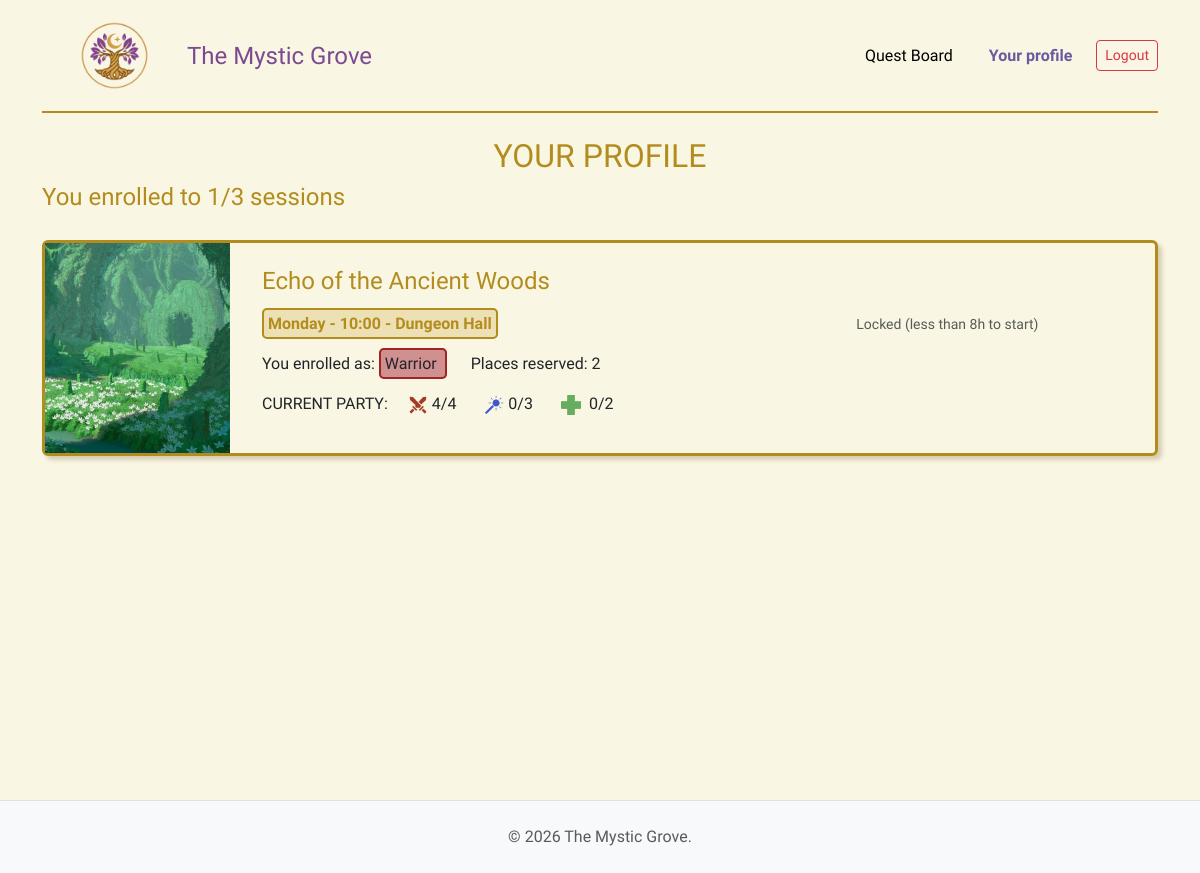
The page /profile_user (signed in) on the database as committed earlier.
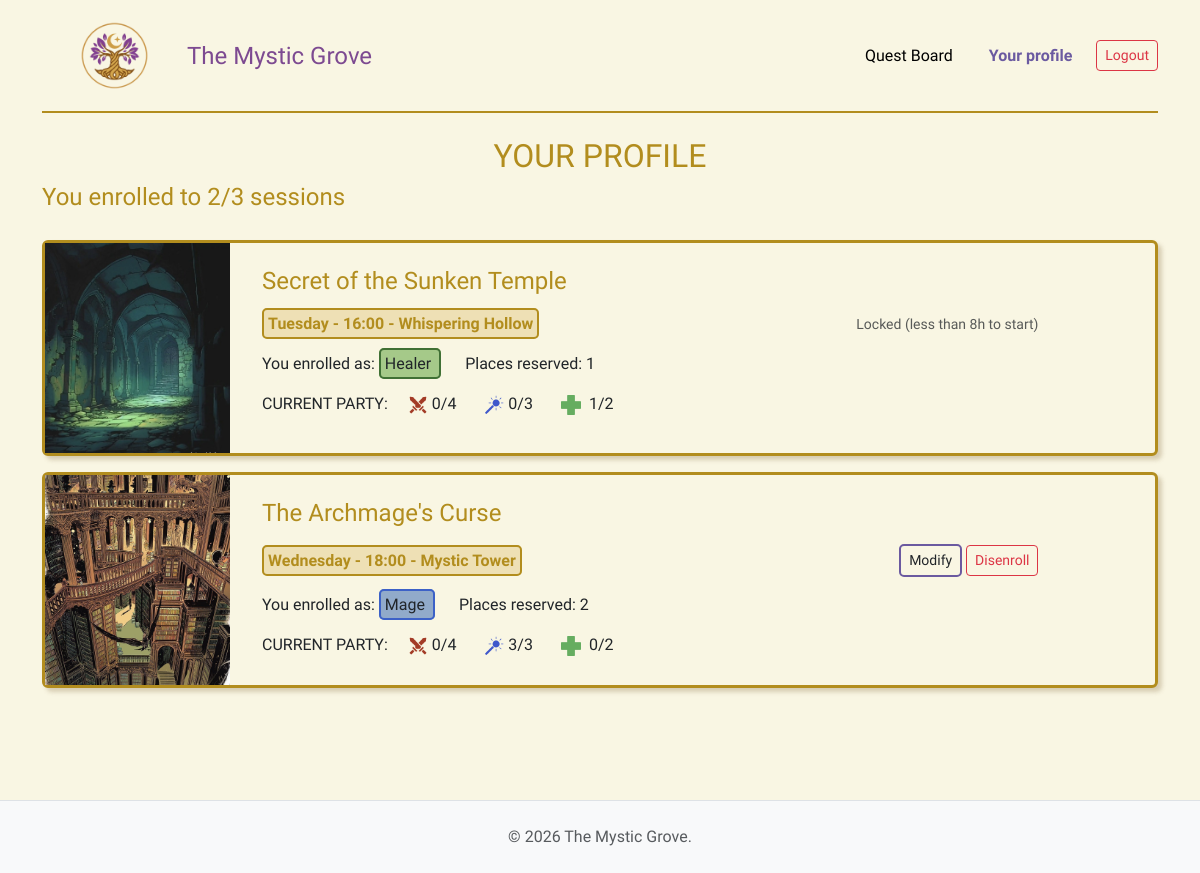
The same page on the database as committed later.
### tables this page shows
CREATE TABLE "enrollments" (
	"id"	INTEGER NOT NULL,
	"user_id"	INTEGER NOT NULL,
	"session_id"	INTEGER NOT NULL,
	"class"	TEXT NOT NULL,
	"places"	INTEGER,
	PRIMARY KEY("id" AUTOINCREMENT),
	FOREIGN KEY("session_id") REFERENCES "quest_sessions"("id"),
	FOREIGN KEY("user_id") REFERENCES "users"("id")
);

CREATE TABLE "quests" (
	"id"	INTEGER NOT NULL,
	"title"	TEXT NOT NULL,
	"duration_min"	INTEGER NOT NULL,
	"quest_type"	TEXT NOT NULL,
	"difficulty"	TEXT NOT NULL,
	"description"	TEXT NOT NULL,
	"quest_img"	TEXT NOT NULL,
	PRIMARY KEY("id" AUTOINCREMENT)
);

CREATE TABLE "quest_sessions" (
	"id"	INTEGER NOT NULL,
	"quest_id"	INTEGER NOT NULL,
	"day"	TEXT NOT NULL,
	"start_time"	TEXT NOT NULL,
	"location"	TEXT NOT NULL,
	PRIMARY KEY("id" AUTOINCREMENT),
	FOREIGN KEY("quest_id") REFERENCES "quests"("id")
);

### app.py (the view)
@app.route("/profile_user")
@login_required
def profile_user():
    if current_user.role != 'adventurer':
        flash("You are not allowed to perform this action.", "danger")
        return redirect(url_for('home'))
    db_enrollments = enrollments_dao.get_enrollments_by_user(current_user.id)
    current_minutes = day_time_to_minutes(SIMULATED_CURRENT_TIME['day'], SIMULATED_CURRENT_TIME['time'])
    enrollments_list = []
    for e in db_enrollments:
        e_dict = dict(e)
        taken = enrollments_dao.get_places_taken(e['session_id'])
        e_dict['taken_places'] = {
            'warrior': taken['warrior'],
            'mage':  taken['mage'],
            'healer':  taken['healer']
        }
        session_minutes = day_time_to_minutes(e['day'], e['start_time'])
        time_diff = session_minutes - current_minutes
        e_dict['can_be_modified'] = (time_diff > 480)
        enrollments_list.append(e_dict)
    enrolled_count = len(enrollments_list)
    return render_template("profile_user.html", enrollments=enrollments_list, enrolled_count=enrolled_count)

### app.py (called while the page is built)
def day_time_to_minutes(day, time):
    day_index = DAY_TO_INDEX[day]
    parts = time.split(":")
    hours = int(parts[0])
    minutes = int(parts[1])
    return day_index * 24 * 60 + hours *60 + minutes

@login_manager.user_loader
def load_user(user_id):
    db_user = users_dao.get_user_by_id(user_id)
    if db_user is not None:
        user = User(
            id=db_user["id"],
            username=db_user["username"],
            email=db_user["email"],
            password=db_user["password"],
            role=db_user["role"],
        )
    else:
        user = None
    return user

### enrollments_dao.py (called while the page is built)
def get_places_taken(p_session_id):
    query = """
        SELECT class, SUM(places) as places
        FROM enrollments
        WHERE session_id = ?
        GROUP BY class
    """
    conn = sqlite3.connect(DB_PATH)
    conn.row_factory = sqlite3.Row
    cursor = conn.cursor()
    cursor.execute(query, (p_session_id,))
    rows = cursor.fetchall()
    cursor.close()
    conn.close()
    places = {"warrior": 0, "mage": 0, "healer": 0}
    for r in rows:
        places[r["class"]] = r["places"]
    return places

### users_dao.py (called while the page is built)
def get_user_by_id(p_id):
    query = "SELECT * FROM users WHERE id = ?"
    conn = sqlite3.connect(DB_PATH)
    conn.row_factory = sqlite3.Row
    cursor = conn.cursor()
    cursor.execute(query, (p_id,))
    db_user = cursor.fetchone()
    conn.commit()
    cursor.close()
    conn.close()
    return db_user

### templates/profile_user.html (shortened to what this page needs)
{% extends "base.html" %}
{% block content %}
<header class="col-12">
    <h2 class="text-center gold">YOUR PROFILE</h2>
    <h4 class="mb-1 gold">You enrolled to {{enrolled_count}}/3 sessions</h4>
</header>
<div class="enrollments-container">
    {% for enrollment in enrollments %}
    <div class="col-12 card quest-card mb-3 col-md-12">
        <div class="row g-0">
            <div class="col-md-2">
                <img src="{{ url_for('static', filename=enrollment.quest_img) }}"
                    alt="{{ enrollment.title }}"
                    class="quest-profile-img">
            </div>
            <div class="col-md-9 ps-2">
                <div class="card-body p-4">
                    <h4 class="mb-3 gold">
                        <a href="{{ url_for('quest_session', session_id=enrollment.session_id) }}" class="text-decoration-none hover-underline gold">
                            {{ enrollment.title }}
                        </a>
                   </h4>
                        <div class="row align-items-center mb-3">
                            <div class="col-md-8">
                                <span
                                    class=" badge-gold p-1 fw-semibold me-4 ">{{
                                    enrollment.day | capitalize }} - {{
                                    enrollment.start_time }} - {{
                                    enrollment.location }} </span>
                            </div>
                            <div class="col-md-4 text-end">
                                {% if enrollment.can_be_modified %}
                                <button type="button" class="btn btn-sm btn-purple toggle-edit-btn" data-session-id="{{ enrollment.session_id }}">Modify</button>
                                <form
                                    action="{{ url_for('delete_enrollment', session_id=enrollment.session_id, id = enrollment.id) }}"
                                    method="post" class="d-inline">
                                    <button type="submit"
                                        class="btn btn-sm btn-outline-danger">Disenroll</button>
                                </form>
                                {% else %}
                                    <small class="text-muted">Locked (less than 8h to start)</small>
                                {% endif %}
                            </div>
                        </div>
                        <div class="mb-3">
                            <span> You enrolled as: </span>
                            <span class="p-1 me-4 badge-{{enrollment.class}}">{{
                                enrollment.class | capitalize }}
                            </span>
                            <span> Places reserved: {{enrollment.places}}</span>
                        </div>
                        <div>
                            <span class="  me-3"> CURRENT PARTY: </span>
                            <span class=" me-4">
                                <img
                                    src="{{ url_for('static', filename='images/warrior_icon.png') }}"
                                    alt="Warrior" class="class-icon-small">
                                {{enrollment.taken_places.warrior }}/4</span>
                            <span class="  me-4"> <img
                                    src="{{ url_for('static', filename='images/mage_icon.png') }}"
                                    alt="Mage" class="class-icon-small">
                                {{
                                enrollment.taken_places.mage }}/3</span>
                            <span class="  "><img
                                    src="{{ url_for('static', filename='images/healer_icon.png') }}"
                                    alt="Healer"
                                    class="class-icon-small pe-2">{{
                                enrollment.taken_places.healer }}/2</span>
                        </div>
                </div>
            </div>
        </div>
    </div>
    {% endfor %}
</div>
{% endblock %}

### templates/base.html (shortened to what this page needs)
<!DOCTYPE html>
<html lang="en">
    <head>
        <link
            href="https://cdn.jsdelivr.net/npm/bootstrap@5.3.2/dist/css/bootstrap.min.css"
            rel="stylesheet"
>
        <link rel="stylesheet"
            href="{{ url_for('static', filename='css/styles.css') }}">
    </head>
    <body>
        <div class="container flex flex-column min-vh-100">
            <header
                class="header-navbar d-flex justify-content-between align-items-center py-3 mb-4 ">
                <a href="{{ url_for('home') }}"
                    class="d-flex align-items-center text-decoration-none link-body-emphasis fs-4 fw-bold">
                    <img
                        src="{{ url_for('static', filename='images/guild_logo.png') }}"
                        width="145">
                    <span class="purple-light navbar-guild-title">The Mystic
                        Grove</span>
                </a>
                <nav>
                    <ul class="nav nav-pills align-items-center">
                        <li class="nav-item me-1">
                            <a href="{{ url_for('home') }}"
                                class="nav-link link-body-emphasis">Quest
                                Board</a>
                        </li>
                        {% if not current_user.is_authenticated %}
                        <li class="nav-item"><a href="{{ url_for('login') }}"
                                class="nav-link btn-login-purple ">Login</a></li>
                        <li class="nav-item"><a href="{{ url_for('signup') }}"
                                class="nav-link btn-register">Register</a></li>
                        {% else %}
                        <li class="nav-item">
                            <a href="
                        {% if current_user.role == 'adventurer' %}
                            {{ url_for('profile_user') }}
                        {% elif current_user.role == 'guild_master' %}
                            {{ url_for('profile_master') }}
                        {% else %}
                            {{ url_for('profile_council') }}
                        {% endif %}"
                                class="nav-link btn-register fw-bold"> Your
                                profile
                            </a>
                        </li>
                        <li class="nav-item ms-2">
                            <a href="{{ url_for('logout') }}"
                                class="btn btn-outline-danger btn-sm">Logout</a>
                        </li>
                        {% endif %}
                    </ul>
                </nav>
            </header>
            <main class="row g-4 mb-5">
                {% block content %}
                {% endblock %}
            </main>
        </div>
        <footer class="mt-auto border-top bg-body-tertiary">
            <div class="container py-4 text-center">
                <span class="text-body-secondary">© 2026 The Mystic
                    Grove.</span>
            </div>
        </footer>
    </body>
</html>

### static/css/styles.css (style rules this page uses)
body { font-family: "Philosopher", serif; font-weight: 400; background-color: #f9f6e3; color: #251e3a; }
h1, h2, h3, h4, h5, .navbar-guild-title { font-family: "Rye", serif; font-weight: 400; font-style: normal; }
.purple-light { color: #7d4a91; }
.gold { color: #b28d1e; }
.header-navbar { border-bottom: 2.5px solid #b28d1e; }
.quest-card { border: 3px solid #b28d1e !important; background-color: #f9f6e3 !important; box-shadow: 4px 4px 4px rgba(139, 111, 71, 0.3) !important; }
.btn-details, .btn-purple { border: 2px solid #6b5aa0 !important; border-radius: 5px; }
.btn-register { color: #6b5aa0 !important; }
.badge-gold { border: 2.5px solid #b28d1e; background-color: #eee0b5 ; color: #b28d1e ; border-radius: 5px; }
.badge-mage { background-color: #91aaca ; border: 2.5px solid #3c61c7; border-radius: 5px; }
.badge-healer { background-color: #a5c989 ; border: 2.5px solid #407035; border-radius: 5px; }
.quest-profile-img { width: 100%; height: 210px; object-fit: cover; }
.class-icon-small { height: 20px; }

Rows that differ between the two databases and show on the page:
no longer on this page (row edited): enrollments: quest_img (picture), title "Echo of the Ancient Woods", day "Monday", start_time "10:00", location "Dungeon Hall", shows "Locked (less than 8h to start)", class "Warrior", places "2", taken_places.warrior "4", taken_places.mage "0", taken_places.healer "0"
now on this page (row edited): enrollments: quest_img (picture), title "Secret of the Sunken Temple", day "Tuesday", start_time "16:00", location "Whispering Hollow", shows "Locked (less than 8h to start)", class "Healer", places "1", taken_places.warrior "0", taken_places.mage "0", taken_places.healer "1"
now on this page (row edited): enrollments: quest_img (picture), title "The Archmage's Curse", day "Wednesday", start_time "18:00", location "Mystic Tower", class "Mage", places "2", taken_places.warrior "0", taken_places.mage "3", taken_places.healer "0"
Other text that changed with them:
{{ enrolled_count }}: "1" → "2"
